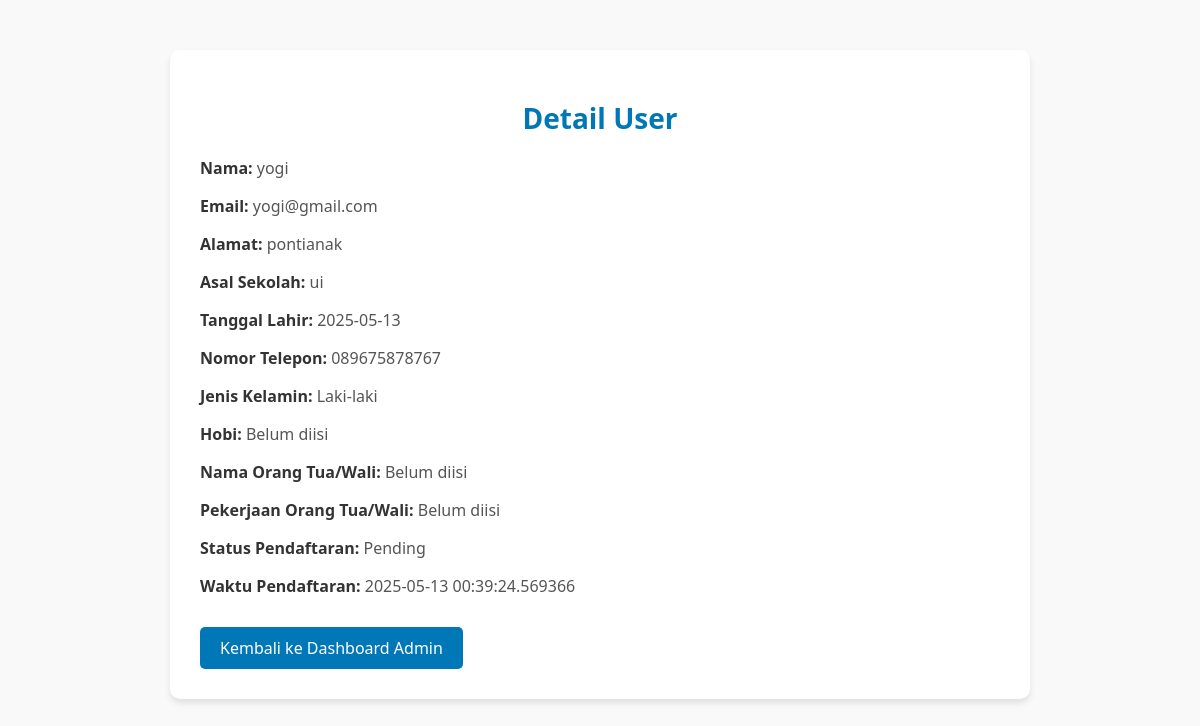
The app's page /user_detail/5, older data.
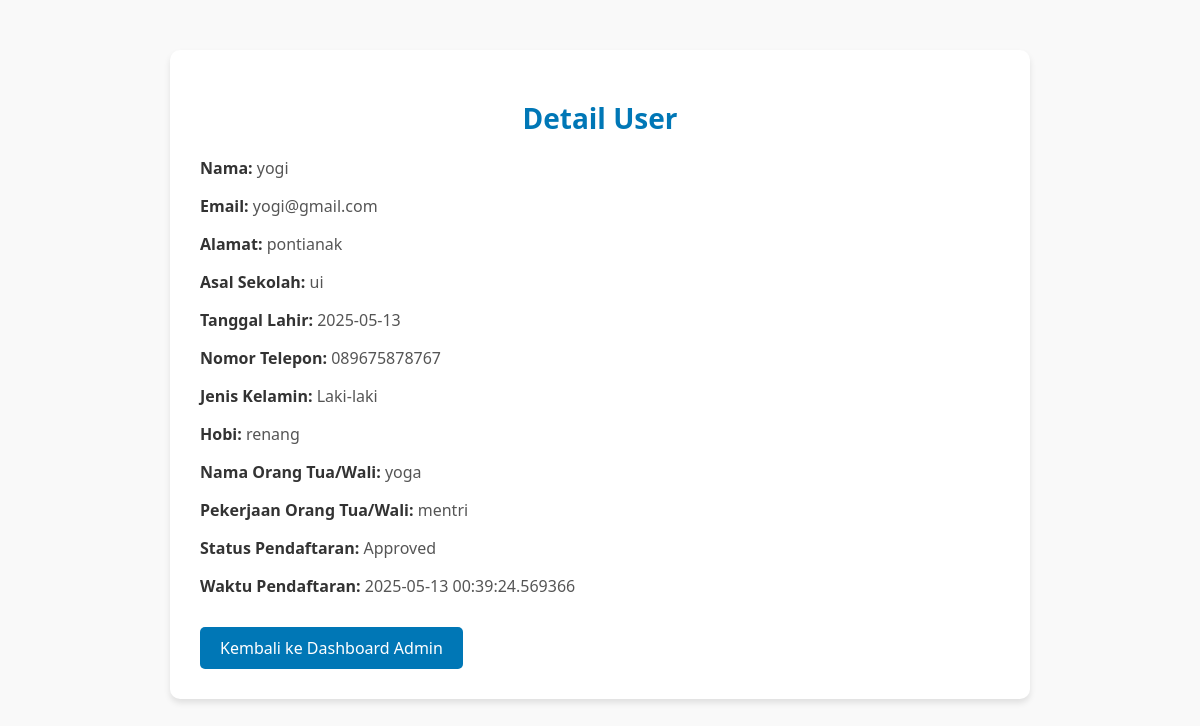
The same page, newer data.
### models.py (models this page shows)
class User(db.Model):
    id = db.Column(db.Integer, primary_key=True)
    name = db.Column(db.String(100), nullable=False)
    email = db.Column(db.String(100), unique=True, nullable=False)
    password = db.Column(db.String(100), nullable=False)
    status = db.Column(db.String(20), default='Pending')  # Pending, Approved, Rejected
    school = db.Column(db.String(100), nullable=True)  # Asal sekolah
    address = db.Column(db.String(200), nullable=True)  # Alamat
    birth_date = db.Column(db.Date, nullable=True)  # Tanggal lahir
    phone = db.Column(db.String(15), nullable=True)  # Nomor telepon
    gender = db.Column(db.String(20), nullable=True)  # Jenis kelamin
    hobby = db.Column(db.String(200), nullable=True)  # Hobi
    parent_name = db.Column(db.String(100), nullable=True)  # Nama orang tua/wali
    parent_job = db.Column(db.String(100), nullable=True)  # Pekerjaan orang tua/wali
    created_at = db.Column(db.DateTime, default=datetime.utcnow)  # Waktu pendaftaran

### app.py (the view)
@app.route('/user_detail/<int:user_id>')
def user_detail(user_id):
    user = User.query.get(user_id)
    if not user:
        flash('User tidak ditemukan.')
        return redirect(url_for('dashboard_admin'))
    return render_template('user_detail.html', user=user)

### templates/user_detail.html (shortened to what this page needs)
<!DOCTYPE html>
<html>
<head>
    <link rel="stylesheet" type="text/css" href="{{ url_for('static', filename='css/detail.css') }}">
</head>
<body>
    <div class="container">
        <h1>Detail User</h1>
        <p><strong>Nama:</strong> {{ user.name }}</p>
        <p><strong>Email:</strong> {{ user.email }}</p>
        <p><strong>Alamat:</strong> {{ user.address or 'Belum diisi' }}</p>
        <p><strong>Asal Sekolah:</strong> {{ user.school or 'Belum diisi' }}</p>
        <p><strong>Tanggal Lahir:</strong> {{ user.birth_date or 'Belum diisi' }}</p>
        <p><strong>Nomor Telepon:</strong> {{ user.phone or 'Belum diisi' }}</p>
        <p><strong>Jenis Kelamin:</strong> {{ user.gender or 'Belum diisi' }}</p>
        <p><strong>Hobi:</strong> {{ user.hobby or 'Belum diisi' }}</p>
        <p><strong>Nama Orang Tua/Wali:</strong> {{ user.parent_name or 'Belum diisi' }}</p>
        <p><strong>Pekerjaan Orang Tua/Wali:</strong> {{ user.parent_job or 'Belum diisi' }}</p>
        <p><strong>Status Pendaftaran:</strong> {{ user.status }}</p>
        <p><strong>Waktu Pendaftaran:</strong> {{ user.created_at }}</p>
        <a href="{{ url_for('dashboard_admin') }}" class="btn btn-blue">Kembali ke Dashboard Admin</a>
    </div>
</body>
</html>

Row changes from the older to the newer data that the page shows:
changed User "yogi": hobby "Belum diisi" → "renang"; parent_name "Belum diisi" → "yoga"; parent_job "Belum diisi" → "mentri"; status "Pending" → "Approved"
